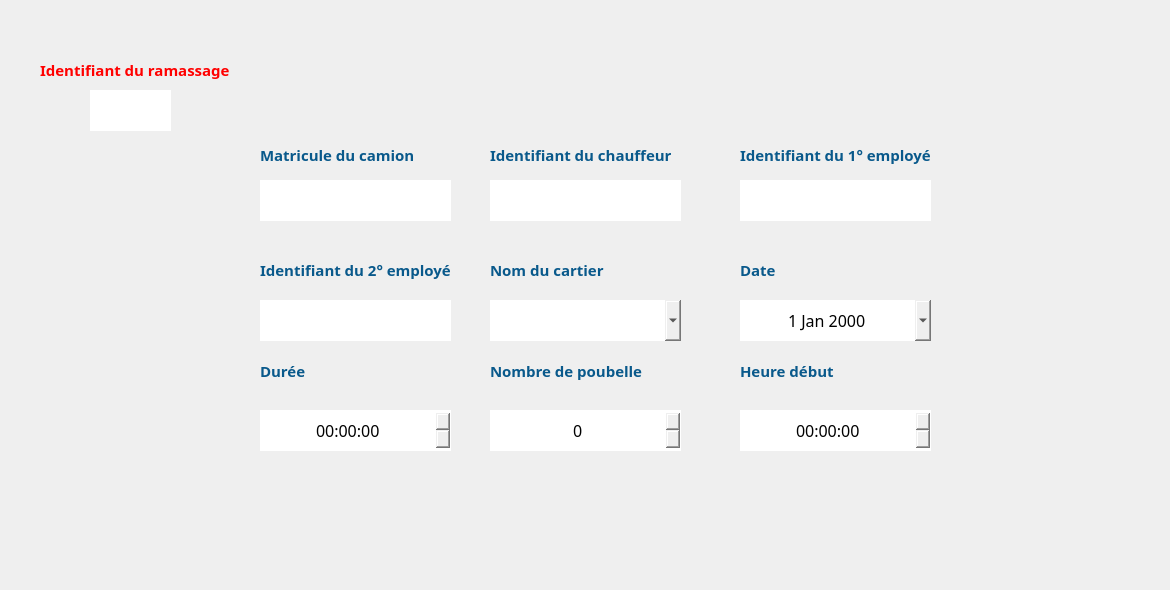
    <widget class="QWidget" name="MAJ_Ramas">
     <property name="styleSheet">
      <string notr="true">#MAJ_Ramas {
background-color: transparent;
border-image: url(:back2.jpg);
background: none;
border: none;
background-repeat: none;
}
</string>
     </property>
     <widget class="QPushButton" name="pushButton_Annuler_MAJ">
      <property name="geometry">
       <rect>
        <x>930</x>
        <y>490</y>
        <width>151</width>
        <height>41</height>
       </rect>
      </property>
      <property name="styleSheet">
       <string notr="true">#pushButton_Annuler_MAJ {
background-color: transparent;
border-image: url(:Annuler.png);
background: none;
border: none;
background-repeat: none;
}

</string>
      </property>
      <property name="text">
       <string/>
      </property>
      <property name="autoDefault">
       <bool>false</bool>
      </property>
      <property name="default">
       <bool>false</bool>
      </property>
      <property name="flat">
       <bool>false</bool>
      </property>
     </widget>
     <widget class="QPushButton" name="pushButton_SaveR_MAJ">
      <property name="geometry">
       <rect>
        <x>930</x>
        <y>540</y>
        <width>151</width>
        <height>41</height>
       </rect>
      </property>
      <property name="styleSheet">
       <string notr="true">#pushButton_SaveR_MAJ {
background-color: transparent;
border-image: url(:Enregistrer.png);
background: none;
border: none;
background-repeat: none;
}

</string>
      </property>
      <property name="text">
       <string/>
      </property>
     </widget>
     <widget class="QLabel" name="label_21">
      <property name="geometry">
       <rect>
        <x>490</x>
        <y>140</y>
        <width>211</width>
        <height>31</height>
       </rect>
      </property>
      <property name="palette">
       <palette>
        <active>
         <colorrole role="WindowText">
          <brush brushstyle="SolidPattern">
           <color alpha="255">
            <red>4</red>
            <green>7</green>
            <blue>62</blue>
           </color>
          </brush>
         </colorrole>
        </active>
        <inactive>
         <colorrole role="WindowText">
          <brush brushstyle="SolidPattern">
           <color alpha="255">
            <red>4</red>
            <green>7</green>
            <blue>62</blue>
           </color>
          </brush>
         </colorrole>
        </inactive>
        <disabled>
         <colorrole role="WindowText">
          <brush brushstyle="SolidPattern">
           <color alpha="255">
            <red>120</red>
            <green>120</green>
            <blue>120</blue>
           </color>
          </brush>
         </colorrole>
        </disabled>
       </palette>
      </property>
      <property name="font">
       <font>
        <family>Segoe Print</family>
       </font>
      </property>
      <property name="text">
       <string>&lt;html&gt;&lt;head/&gt;&lt;body&gt;&lt;p&gt;&lt;span style=&quot; font-size:11pt; font-weight:600; color:#09598b;&quot;&gt;Identifiant du chauffeur &lt;/span&gt;&lt;/p&gt;&lt;/body&gt;&lt;/html&gt;</string>
      </property>
     </widget>
     <widget class="QLabel" name="label_20">
      <property name="geometry">
       <rect>
        <x>740</x>
        <y>140</y>
        <width>211</width>
        <height>31</height>
       </rect>
      </property>
      <property name="font">
       <font>
        <family>Segoe Print</family>
       </font>
      </property>
      <property name="text">
       <string>&lt;html&gt;&lt;head/&gt;&lt;body&gt;&lt;p&gt;&lt;span style=&quot; font-size:11pt; font-weight:600; color:#09598b;&quot;&gt;Identifiant du 1° employé&lt;/span&gt;&lt;/p&gt;&lt;/body&gt;&lt;/html&gt;</string>
      </property>
     </widget>
     <widget class="QTimeEdit" name="timeEdit_DureeMAJ">
      <property name="geometry">
       <rect>
        <x>260</x>
        <y>410</y>
        <width>191</width>
        <height>41</height>
       </rect>
      </property>
      <property name="font">
       <font>
        <family>Javanese Text</family>
        <pointsize>12</pointsize>
       </font>
      </property>
      <property name="styleSheet">
       <string notr="true">#timeEdit_DureeMAJ{
background-color: transparent;
border-image: url(:champs.png);
background: none;
border: none;
background-repeat: none;
}
</string>
      </property>
      <property name="alignment">
       <set>Qt::AlignCenter</set>
      </property>
      <property name="calendarPopup">
       <bool>true</bool>
      </property>
     </widget>
     <widget class="QLineEdit" name="lineEdit_IDRamassage_MAJ">
      <property name="geometry">
       <rect>
        <x>90</x>
        <y>90</y>
        <width>81</width>
        <height>41</height>
       </rect>
      </property>
      <property name="font">
       <font>
        <family>Javanese Text</family>
        <pointsize>12</pointsize>
       </font>
      </property>
      <property name="autoFillBackground">
       <bool>false</bool>
      </property>
      <property name="styleSheet">
       <string notr="true">#lineEdit_IDRamassage_MAJ{
background-color: transparent;
border-image: url(:champs.png);
background: none;
border: none;
background-repeat: none;
}
</string>
      </property>
      <property name="text">
       <string/>
      </property>
      <property name="alignment">
       <set>Qt::AlignCenter</set>
      </property>
      <property name="readOnly">
       <bool>true</bool>
      </property>
     </widget>
     <widget class="QComboBox" name="comboBox_NomCartier_MAJ">
      <property name="geometry">
       <rect>
        <x>490</x>
        <y>300</y>
        <width>191</width>
        <height>41</height>
       </rect>
      </property>
      <property name="font">
       <font>
        <family>Javanese Text</family>
        <pointsize>12</pointsize>
       </font>
      </property>
      <property name="styleSheet">
       <string notr="true">#comboBox_NomCartier_MAJ{
background-color: transparent;
border-image: url(:champs.png);
background: none;
border: none;
background-repeat: none;
}
</string>
      </property>
     </widget>
     <widget class="QLabel" name="label_11">
      <property name="geometry">
       <rect>
        <x>490</x>
        <y>250</y>
        <width>221</width>
        <height>41</height>
       </rect>
      </property>
      <property name="font">
       <font>
        <family>Segoe Print</family>
       </font>
      </property>
      <property name="text">
       <string>&lt;html&gt;&lt;head/&gt;&lt;body&gt;&lt;p&gt;&lt;span style=&quot; font-size:11pt; font-weight:600; color:#09598b;&quot;&gt;Nom du cartier&lt;/span&gt;&lt;/p&gt;&lt;/body&gt;&lt;/html&gt;</string>
      </property>
     </widget>
     <widget class="QLineEdit" name="lineEdit_IDEmpl2_MAJRama">
      <property name="geometry">
       <rect>
        <x>260</x>
        <y>300</y>
        <width>191</width>
        <height>41</height>
       </rect>
      </property>
      <property name="font">
       <font>
        <family>Javanese Text</family>
        <pointsize>12</pointsize>
       </font>
      </property>
      <property name="styleSheet">
       <string notr="true">#lineEdit_IDEmpl2_MAJRama{
background-color: transparent;
border-image: url(:champs.png);
background: none;
border: none;
background-repeat: none;
}
</string>
      </property>
      <property name="alignment">
       <set>Qt::AlignCenter</set>
      </property>
     </widget>
     <widget class="QDateEdit" name="dateEditR_MAJ">
      <property name="geometry">
       <rect>
        <x>740</x>
        <y>300</y>
        <width>191</width>
        <height>41</height>
       </rect>
      </property>
      <property name="font">
       <font>
        <family>Javanese Text</family>
        <pointsize>12</pointsize>
       </font>
      </property>
      <property name="styleSheet">
       <string notr="true">#dateEditR_MAJ{
background-color: transparent;
border-image: url(:champs.png);
background: none;
border: none;
background-repeat: none;
}
</string>
      </property>
      <property name="alignment">
       <set>Qt::AlignCenter</set>
      </property>
      <property name="calendarPopup">
       <bool>true</bool>
      </property>
     </widget>
     <widget class="QLabel" name="label_7">
      <property name="geometry">
       <rect>
        <x>740</x>
        <y>360</y>
        <width>151</width>
        <height>21</height>
       </rect>
      </property>
      <property name="font">
       <font>
        <family>Segoe Print</family>
       </font>
      </property>
      <property name="text">
       <string>&lt;html&gt;&lt;head/&gt;&lt;body&gt;&lt;p&gt;&lt;span style=&quot; font-size:11pt; font-weight:600; color:#09598b;&quot;&gt;Heure début&lt;/span&gt;&lt;/p&gt;&lt;/body&gt;&lt;/html&gt;</string>
      </property>
     </widget>
     <widget class="QTimeEdit" name="timeEdit_DebMAJ">
      <property name="geometry">
       <rect>
        <x>740</x>
        <y>410</y>
        <width>191</width>
        <height>41</height>
       </rect>
      </property>
      <property name="font">
       <font>
        <family>Javanese Text</family>
        <pointsize>12</pointsize>
       </font>
      </property>
      <property name="styleSheet">
       <string notr="true">#timeEdit_DebMAJ{
background-color: transparent;
border-image: url(:champs.png);
background: none;
border: none;
background-repeat: none;
}
</string>
      </property>
      <property name="alignment">
       <set>Qt::AlignCenter</set>
      </property>
      <property name="calendarPopup">
       <bool>true</bool>
      </property>
     </widget>
     <widget class="QLabel" name="label_10">
      <property name="geometry">
       <rect>
        <x>740</x>
        <y>250</y>
        <width>151</width>
        <height>41</height>
       </rect>
      </property>
      <property name="font">
       <font>
        <family>Segoe Print</family>
       </font>
      </property>
      <property name="text">
       <string>&lt;html&gt;&lt;head/&gt;&lt;body&gt;&lt;p&gt;&lt;span style=&quot; font-size:11pt; font-weight:600; color:#09598b;&quot;&gt;Date &lt;/span&gt;&lt;/p&gt;&lt;/body&gt;&lt;/html&gt;</string>
      </property>
     </widget>
     <widget class="QLabel" name="label_9">
      <property name="geometry">
       <rect>
        <x>260</x>
        <y>360</y>
        <width>119</width>
        <height>21</height>
       </rect>
      </property>
      <property name="font">
       <font>
        <family>Segoe Print</family>
       </font>
      </property>
      <property name="text">
       <string>&lt;html&gt;&lt;head/&gt;&lt;body&gt;&lt;p&gt;&lt;span style=&quot; font-size:11pt; font-weight:600; color:#09598b;&quot;&gt;Durée&lt;/span&gt;&lt;/p&gt;&lt;/body&gt;&lt;/html&gt;</string>
      </property>
     </widget>
     <widget class="QLabel" name="label_8">
      <property name="geometry">
       <rect>
        <x>260</x>
        <y>140</y>
        <width>181</width>
        <height>31</height>
       </rect>
      </property>
      <property name="palette">
       <palette>
        <active>
         <colorrole role="WindowText">
          <brush brushstyle="SolidPattern">
           <color alpha="255">
            <red>4</red>
            <green>7</green>
            <blue>62</blue>
           </color>
          </brush>
         </colorrole>
        </active>
        <inactive>
         <colorrole role="WindowText">
          <brush brushstyle="SolidPattern">
           <color alpha="255">
            <red>4</red>
            <green>7</green>
            <blue>62</blue>
           </color>
          </brush>
         </colorrole>
        </inactive>
        <disabled>
         <colorrole role="WindowText">
          <brush brushstyle="SolidPattern">
           <color alpha="255">
            <red>120</red>
            <green>120</green>
            <blue>120</blue>
           </color>
          </brush>
         </colorrole>
        </disabled>
       </palette>
      </property>
      <property name="font">
       <font>
        <family>Segoe Print</family>
       </font>
      </property>
      <property name="text">
       <string>&lt;html&gt;&lt;head/&gt;&lt;body&gt;&lt;p&gt;&lt;span style=&quot; font-size:11pt; font-weight:600; color:#09598b;&quot;&gt;Matricule du camion&lt;/span&gt;&lt;/p&gt;&lt;/body&gt;&lt;/html&gt;</string>
      </property>
     </widget>
     <widget class="QLabel" name="label_13">
      <property name="geometry">
       <rect>
        <x>40</x>
        <y>50</y>
        <width>231</width>
        <height>41</height>
       </rect>
      </property>
      <property name="palette">
       <palette>
        <active/>
        <inactive/>
        <disabled/>
       </palette>
      </property>
      <property name="font">
       <font>
        <family>Segoe Print</family>
        <pointsize>14</pointsize>
       </font>
      </property>
      <property name="text">
       <string>&lt;html&gt;&lt;head/&gt;&lt;body&gt;&lt;p&gt;&lt;span style=&quot; font-size:11pt; font-weight:600; color:#ff0000;&quot;&gt;Identifiant du ramassage&lt;/span&gt;&lt;/p&gt;&lt;/body&gt;&lt;/html&gt;</string>
      </property>
     </widget>
     <widget class="QLineEdit" name="lineEdit_IDEmpl1_MAJRama">
      <property name="geometry">
       <rect>
        <x>740</x>
        <y>180</y>
        <width>191</width>
        <height>41</height>
       </rect>
      </property>
      <property name="font">
       <font>
        <family>Javanese Text</family>
        <pointsize>12</pointsize>
       </font>
      </property>
      <property name="styleSheet">
       <string notr="true">#lineEdit_IDEmpl1_MAJRama{
background-color: transparent;
border-image: url(:champs.png);
background: none;
border: none;
background-repeat: none;
}
</string>
      </property>
      <property name="alignment">
       <set>Qt::AlignCenter</set>
      </property>
     </widget>
     <widget class="QLineEdit" name="lineEdit_Matricule_MAJ">
      <property name="geometry">
       <rect>
        <x>260</x>
        <y>180</y>
        <width>191</width>
        <height>41</height>
       </rect>
      </property>
      <property name="font">
       <font>
        <family>Javanese Text</family>
        <pointsize>12</pointsize>
       </font>
      </property>
      <property name="styleSheet">
       <string notr="true">#lineEdit_Matricule_MAJ{
background-color: transparent;
border-image: url(:champs.png);
background: none;
border: none;
background-repeat: none;
}
</string>
      </property>
      <property name="alignment">
       <set>Qt::AlignCenter</set>
      </property>
     </widget>
     <widget class="QLabel" name="label_15">
      <property name="geometry">
       <rect>
        <x>490</x>
        <y>360</y>
        <width>171</width>
        <height>21</height>
       </rect>
      </property>
      <property name="font">
       <font>
        <family>Segoe Print</family>
       </font>
      </property>
      <property name="text">
       <string>&lt;html&gt;&lt;head/&gt;&lt;body&gt;&lt;p&gt;&lt;span style=&quot; font-size:11pt; font-weight:600; color:#09598b;&quot;&gt;Nombre de poubelle&lt;/span&gt;&lt;/p&gt;&lt;/body&gt;&lt;/html&gt;</string>
      </property>
     </widget>
     <widget class="QSpinBox" name="spinBox_NbPoubelle_MAJ">
      <property name="geometry">
       <rect>
        <x>490</x>
        <y>410</y>
        <width>191</width>
        <height>41</height>
       </rect>
      </property>
      <property name="font">
       <font>
        <family>Javanese Text</family>
        <pointsize>12</pointsize>
       </font>
      </property>
      <property name="styleSheet">
       <string notr="true">#spinBox_NbPoubelle_MAJ{
background-color: transparent;
border-image: url(:champs.png);
background: none;
border: none;
background-repeat: none;
}
</string>
      </property>
      <property name="alignment">
       <set>Qt::AlignCenter</set>
      </property>
     </widget>
     <widget class="QLabel" name="label_19">
      <property name="geometry">
       <rect>
        <x>260</x>
        <y>250</y>
        <width>201</width>
        <height>41</height>
       </rect>
      </property>
      <property name="font">
       <font>
        <family>Segoe Print</family>
       </font>
      </property>
      <property name="text">
       <string>&lt;html&gt;&lt;head/&gt;&lt;body&gt;&lt;p&gt;&lt;span style=&quot; font-size:11pt; font-weight:600; color:#09598b;&quot;&gt;Identifiant du 2° employé&lt;/span&gt;&lt;/p&gt;&lt;/body&gt;&lt;/html&gt;</string>
      </property>
     </widget>
     <widget class="QLineEdit" name="lineEdit_IDChauffeurMAJ">
      <property name="geometry">
       <rect>
        <x>490</x>
        <y>180</y>
        <width>191</width>
        <height>41</height>
       </rect>
      </property>
      <property name="font">
       <font>
        <family>Javanese Text</family>
        <pointsize>12</pointsize>
       </font>
      </property>
      <property name="styleSheet">
       <string notr="true">#lineEdit_IDChauffeurMAJ{
background-color: transparent;
border-image: url(:champs.png);
background: none;
border: none;
background-repeat: none;
}
</string>
      </property>
      <property name="alignment">
       <set>Qt::AlignCenter</set>
      </property>
     </widget>
     <widget class="QPushButton" name="pushButton_Close_Envir_3">
      <property name="geometry">
       <rect>
        <x>1130</x>
        <y>10</y>
        <width>31</width>
        <height>31</height>
       </rect>
      </property>
      <property name="styleSheet">
       <string notr="true">#pushButton_Close_Envir_3{
background-color: transparent;
border-image: url(:close.png);
background: none;
border: none;
background-repeat: none;
}
</string>
      </property>
      <property name="text">
       <string/>
      </property>
     </widget>
    </widget>
